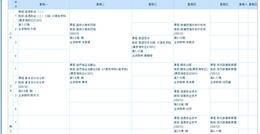
%> input picture 课程.jpg, 260 x 134 px, shrunk from 1202 x 619 before the run
$ octave --eval "result = DominateColor(imread('课程.jpg'));"   (GNU Octave 9; MATLAB toolbox functions it lacks are replaced by stand-ins)
%> lines starting %> are read from the running program, lines starting %| are printed output that depends on the picture
function [bw] = DominateColor( I )
color_level = 12;
RGB_3_CHANL = 3;
NUM_COLOR = 85;

palette = getPalette( double(I), color_level );

pos = 1;
cnt = 1;
while cnt < NUM_COLOR
    [min_value index] = max( palette( : ) );
    [i, j, k] = ind2sub(size(palette), index);

    for flag = 1:length(i)
        data{pos} = [ i(flag), j(flag), k(flag), ...
            palette(i(flag), j(flag), k(flag)) ];
        pos = pos + 1;
    end
    palette(i, j, k) = 0;
    cnt = cnt + length(i);
end
%> this loop made 84 passes
%> (min_value, index, i, j, k) on passes 1 to 12: (28609, 1728, 12, 12, 12), (2033, 1714, 10, 11, 12), (764, 1727, 11, 12, 12), (527, 1571, 11, 11, 11), (403, 1570, 10, 11, 11), (352, 1256, 8, 9, 9), (320, 1413, 9, 10, 10), (257, 1414, 10, 10, 10), (234, 1558, 10, 10, 11), (215, 1715, 11, 11, 12), (146, 1401, 9, 9, 10), (131, 1569, 9, 11, 11)
%> after the loop, cnt = 85; data = 84 items; pos = 85

mat_data = cell2mat(data');
%> mat_data = 84 rows, first 8: [12 12 12 28609; 10 11 12 2033; 11 12 12 764; 11 11 11 527; 10 11 11 403; 8 9 9 352; 9 10 10 320; 10 10 10 257]
mat_data = mat_data';
%> mat_data = 84 columns, first 8: [12 10 11 11 10 8 9 10; 12 11 12 11 11 9 10 10; 12 12 12 11 11 9 10 10; 28609 2033 764 527 403 352 320 257]
mat_data(1:3, :) = (mat_data(1:3, :)/color_level) * 255;
bar_img(:, :, 1) = mat_data(1, :);
bar_img(:, :, 2) = mat_data(2, :);
bar_img(:, :, 3) = mat_data(3, :);

bar_img = repmat(bar_img, 5, 1);
figure(1)
subplot(331);imshow(I);
bw = edge(rgb2gray(I), 'sobel');
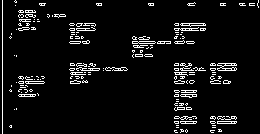
%> bw: size 134x260 logical; 6.4% white in thin lines or dots
subplot(334); imshow(bw);

subplot(333);bar(mat_data(4, :), 1);axis([0 90 0 15000])
subplot(336);imshow(uint8(bar_img));
%> after `imshow(uint8(bar_img))`:
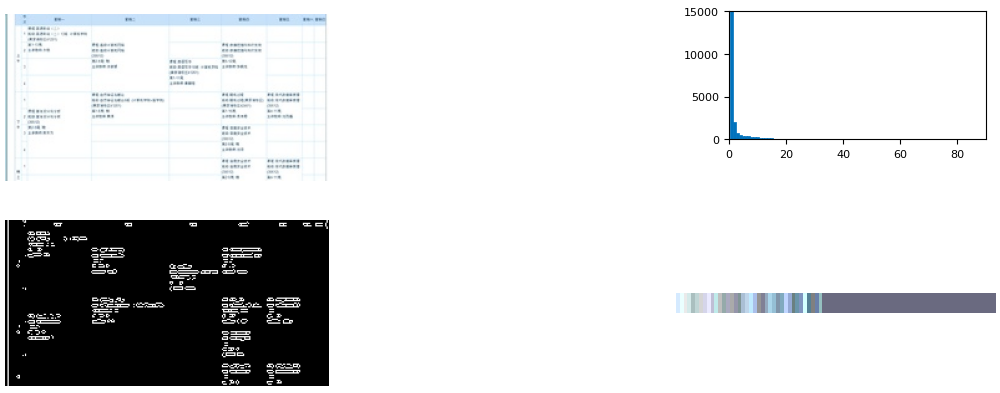
%> figure redrawn from the program's plot data, 4 panels

S( 1:length(mat_data) ) = 0;
d = dist(mat_data);
% [16 lines not run here, left out]
% [19 lines left out: function getPalette1, not called in this run]

function [palette] = getPalette( img, color_level )
eps = 0.001;
row = color_level * color_level * color_level;
palette(1:color_level , 1: color_level , 1:color_level) = -1;
cnt = 1;

[M N ~] = size(img);
for i = 1 : M
    for j = 1 : N

        r = min( ceil( (img(i, j , 1)/255 + eps) * color_level ), 12);
        g = min( ceil( (img(i, j , 2)/255 + eps) * color_level ), 12);
        b = min( ceil( (img(i, j , 3)/255 + eps) * color_level ), 12);

        palette(r,g,b) = palette(r,g,b) + 1;
    end
end

end

% [38 lines left out: functions dist_lab, get_freq, not called in this run]

% d 是距离矩阵
function [ d ] = dist(data_mat)
%> (the run ends here)
